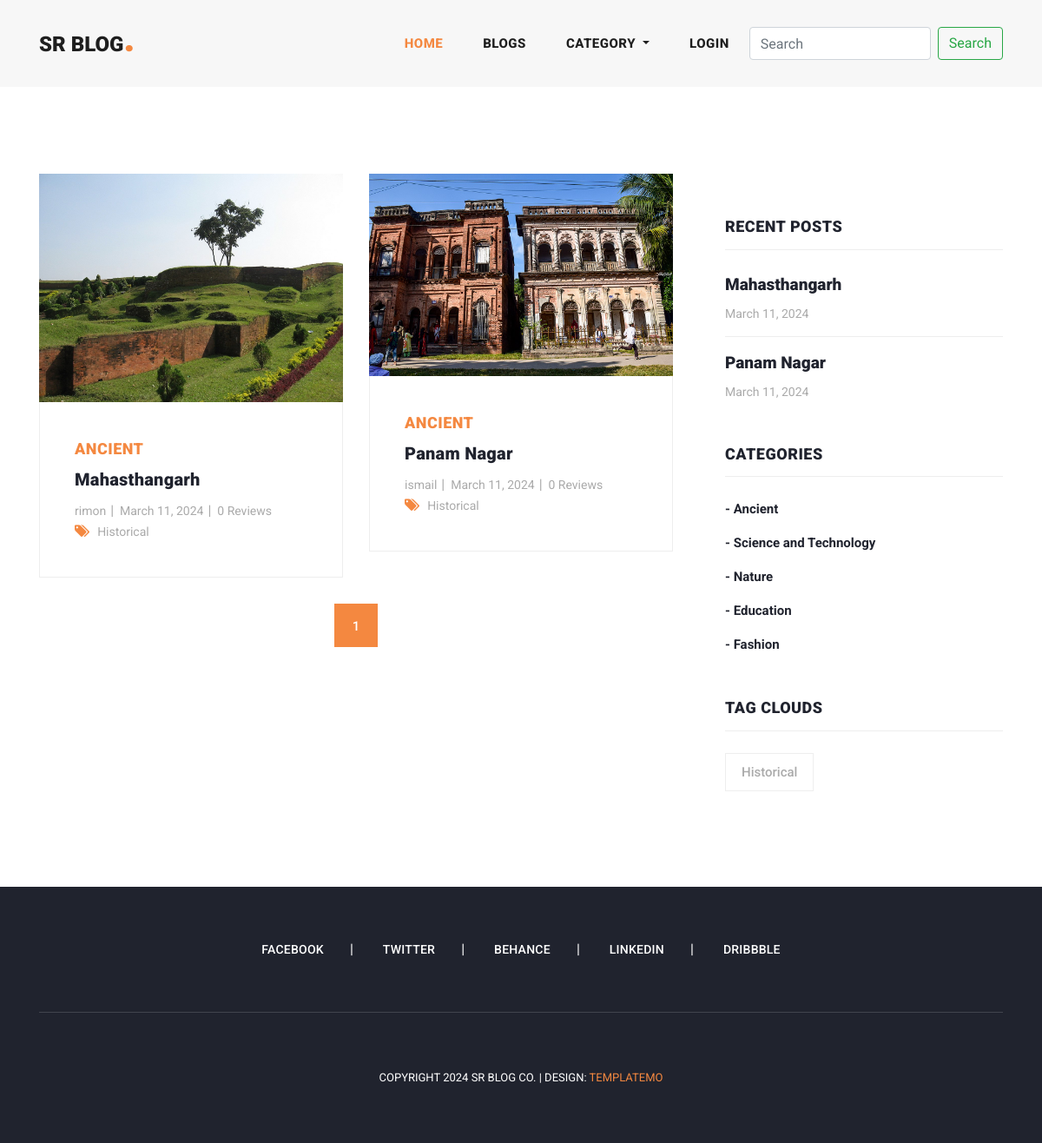
/category_blogs/ancient/, run on the app's committed database.
### main/models.py (models this page shows, shortened)
class Blog(models.Model):
    user=models.ForeignKey(User,related_name='user_blogs',on_delete=models.CASCADE)
    category=models.ForeignKey(Category,related_name='category_blogs',on_delete=models.CASCADE)
    tags=models.ManyToManyField(Tag,related_name='tag_blogs',blank=True)
    title=models.CharField(max_length=250)
    slug=models.SlugField(null=True, blank=True)
    banner=models.ImageField(upload_to='blog_banners')
    description=RichTextField()
    created_date=models.DateField(auto_now_add=True)
    favourite=models.ManyToManyField(User, related_name='favourite_blogs', blank=True)

class Category(models.Model):
    title=models.CharField(max_length=150, unique=True)
    slug=models.SlugField(null=True, blank=True)
    created_date=models.DateField(auto_now_add=True)
    def __str__(self) -> str:
        return self.title

class Tag(models.Model):
    title=models.CharField(max_length=150)
    slug=models.SlugField(null=True,blank=True)
    created_date=models.DateField(auto_now_add=True)

### user_profile/models.py (models this page shows, shortened)
class User(AbstractUser):
    email = models.EmailField(
        max_length=150,
        unique=True,
        error_messages={
            "unique": "The email must be unique"
        }
    )
    profile_image = models.ImageField(
        null=True,
        blank=True,
        upload_to="profile_images"
    )
    REQUIRED_FIELDS = ["email"]
    objects = CustomUserManager()

### main/views.py (the view)
# urls.py: path('category_blogs/<str:slug>/',category_blogs,name='category_blogs'),
def category_blogs(request, slug):
    category = get_object_or_404(Category, slug=slug)
    query = category.category_blogs.all()
    tags = Tag.objects.order_by('-created_date')[:5]
    page = request.GET.get('page', 1)
    paginator = Paginator(query, 2)
    all_blogs = Blog.objects.order_by('-created_date')[:5]
    try:
        blogs = paginator.page(page)
    except EmptyPage:
        blogs = paginator.page(1)
    except PageNotAnInteger:
        blogs = paginator.page(1)
        return redirect('blogs')
    context = {
        "blogs": blogs,
        "tags": tags,
        "all_blogs": all_blogs
    }
    return render(request, 'category_blogs.html', context)

### main/context_processors.py (called while the page is built)
def all_ctgry(request):
    ctg=Category.objects.all()
    context={"ctg":ctg}
    return context

### templates/category_blogs.html (shortened to what this page needs)
{% extends "base.html" %}
{% load static %}
{% block content %}
    <section class="blog-posts grid-system">
      <div class="container">
        <div class="row">
          <div class="col-lg-8">
            <div class="all-blog-posts">
              <div class="row">
                {% for blog in blogs %}
                {% include 'blog_cards.html' %}
                {% endfor %}
                <div class="col-lg-12">
                {% include 'pagenumber.html' %}
                </div>
              </div>
            </div>
          </div>
          {% include 'sidebar.html' %}
        </div>
      </div>
    </section>
{% endblock content %}

### templates/blog_cards.html
{% load static %}
<div class="col-lg-6">
    <div class="blog-post">
      <div class="blog-thumb">
        <img src="{{blog.banner.url}}" alt="">
      </div>
      <div class="down-content">
        <span>{{blog.category}}</span>
        <a href="{% url 'blog_details' blog.slug %}"><h4>{{blog.title}}</h4></a>
        <ul class="post-info">
          <li><a href="#">{{blog.user.username}}</a></li>
          <li><a href="#">{{blog.created_date}}</a></li>
          <li><a href="{% url 'blog_details' blog.slug %}">{{blog.blog_review.all.count}} Reviews</a></li>
        </ul>
        <div class="post-options">
          <div class="row">
            <div class="col-lg-12">
              <ul class="post-tags">
                <li><i class="fa fa-tags"></i></li>
                {% for tag in blog.tags.all %}
                <li><a href="{% url 'tag_blogs' tag.slug %}">{{tag.title}}</a></li>
                {% endfor %}
              </ul>
            </div>
          </div>
        </div>
      </div>
    </div>
</div>

### templates/sidebar.html
<div class="col-lg-4">
    <div class="sidebar">
      <div class="row">
        <div class="col-lg-12">
          <div class="sidebar-item recent-posts">
            <div class="sidebar-heading">
              <h2>Recent Posts</h2>
            </div>
            <div class="content">
              <ul>
                {% for blog in blogs|slice:"3" %}
                <li><a href="{% url 'blog_details' blog.slug %}">
                  <h5>{{blog.title}}</h5>
                  <span>{{blog.created_date}}</span>
                </a></li>
                {% endfor %}
              </ul>
            </div>
          </div>
        </div>
        <div class="col-lg-12">
          <div class="sidebar-item categories">
            <div class="sidebar-heading">
              <h2>Categories</h2>
            </div>
            <div class="content">
              <ul>
                {% for category in ctg %}
                <li><a href="{% url 'category_blogs' category.slug %}">- {{category.title}}</a></li>
                {% endfor %}
              </ul>
            </div>
          </div>
        </div>
        <div class="col-lg-12">
          <div class="sidebar-item tags">
            <div class="sidebar-heading">
              <h2>Tag Clouds</h2>
            </div>
            <div class="content">
              <ul>
                {% for tag in tags|slice:"5" %}
                <li><a href="{% url 'tag_blogs' tag.slug %}">{{tag.title}}</a></li>
                {% endfor %}
              </ul>
            </div>
          </div>
        </div>
      </div>
    </div>
  </div>

### assets/css/templatemo-stand-blog.css (style rules this page uses)
body { font-family: 'Roboto', sans-serif; overflow-x: hidden; text-rendering: optimizeLegibility; -webkit-font-smoothing: antialiased; -moz-osx-font-smoothing: grayscale; }
a { text-decoration: none!important; }
ul { padding: 0; margin: 0; list-style: none; }
h1,h2,h3,h4,h5,h6 { margin: 0px; }
.blog-posts { margin-top: 100px; }
.blog-posts .blog-post { margin-bottom: 30px; }
.blog-posts .blog-thumb img { width: 100%; overflow: hidden; }
.blog-posts .down-content { padding: 40px; border-right: 1px solid #eee; border-left: 1px solid #eee; border-bottom: 1px solid #eee; }
.blog-posts .down-content span { font-size: 18px; text-transform: uppercase; letter-spacing: 0.5px; font-weight: 900; color: #f48840; }
.blog-posts .down-content h4 { font-size: 24px; text-transform: capitalize; letter-spacing: 0.5px; font-weight: 900; color: #20232e; margin: 10px 0px 12px 0px; }
.blog-posts .down-content ul.post-info li { display: inline-block; margin-right: 8px; }
.blog-posts .down-content ul.post-info li:after { content: '|'; color: #aaa; margin-left: 8px; }
.blog-posts .down-content h4 { font-size: 20px; letter-spacing: 0.25px; }
.grid-system .down-content ul.post-info li { margin-right: 3px; }
.grid-system .down-content ul.post-info li:after { margin-left: 5px; }
.blog-posts .down-content ul.post-info li:last-child::after { display: none; }
.blog-posts .down-content ul.post-info li a { font-size: 14px; color: #aaa; font-weight: 400; transition: all .3s; }
.blog-posts .down-content ul.post-tags li, .blog-posts .down-content ul.post-share li { display: inline-block; }
.blog-posts .down-content ul.post-tags li:first-child i, .blog-posts .down-content ul.post-share li:first-child i { color: #f48840; margin-right: 5px; }
.blog-posts .down-content ul.post-tags li, .blog-posts .down-content ul.post-share li { color: #aaa; }
.blog-posts .down-content ul.post-tags li a, .blog-posts .down-content ul.post-share li a { font-size: 14px; color: #aaa; font-weight: 400; transition: all .3s; }
.blog-posts .sidebar-heading h2 { font-size: 18px; text-transform: uppercase; font-weight: 900; letter-spacing: 0.5px; color: #20232e; border-bottom: 1px solid #eee; padding-bottom: 15px; margin-bottom: 25px; }
.sidebar { margin-left: 30px; }
.sidebar .sidebar-item { margin-top: 50px; }
.sidebar .sidebar-heading h2 { font-size: 18px; text-transform: uppercase; font-weight: 900; letter-spacing: 0.5px; color: #20232e; border-bottom: 1px solid #eee; padding-bottom: 15px; margin-bottom: 25px; }
.sidebar .recent-posts ul li { margin-bottom: 15px; padding-bottom: 15px; border-bottom: 1px solid #eee; }
.sidebar .recent-posts ul li:last-child { margin-bottom: 0px; padding-bottom: 0px; border-bottom: none; }
.sidebar .recent-posts ul li h5 { font-size: 19px; font-weight: 900; color: #20232e; line-height: 30px; transition: all 0.3s; }
.sidebar .recent-posts ul li span { display: block; font-size: 14px; color: #aaa; margin-top: 8px; }
.sidebar .categories ul li { margin-bottom: 15px; }
.sidebar .categories ul li:last-child { margin-bottom: 0px; }
.sidebar .categories ul li a { font-size: 15px; font-weight: 700; color: #20232e; transition: all .3s; }
.sidebar .tags ul li { margin-right: 6px; display: inline-block; }
.sidebar .tags ul li { margin-bottom: 10px; }
.sidebar .tags ul li a { font-size: 15px; font-weight: 500; color: #aaa; display: inline-block; border: 1px solid #eee; padding: 10px 18px; transition: all .3s; }

### data on the page
Blog: banner (picture), category "ANCIENT", title "Mahasthangarh", user.username "rimon", created_date "March 11, 2024", blog_review.all.count "0"
Tag: title "Historical"
Blog: banner (picture), category "ANCIENT", title "Panam Nagar", user.username "ismail", created_date "March 11, 2024", blog_review.all.count "0"
Category: title "Ancient"
Category: title "Science and Technology"
Category: title "Nature"
Category: title "Education"
Category: title "Fashion"

### other printed values
{{ page }} "1"
